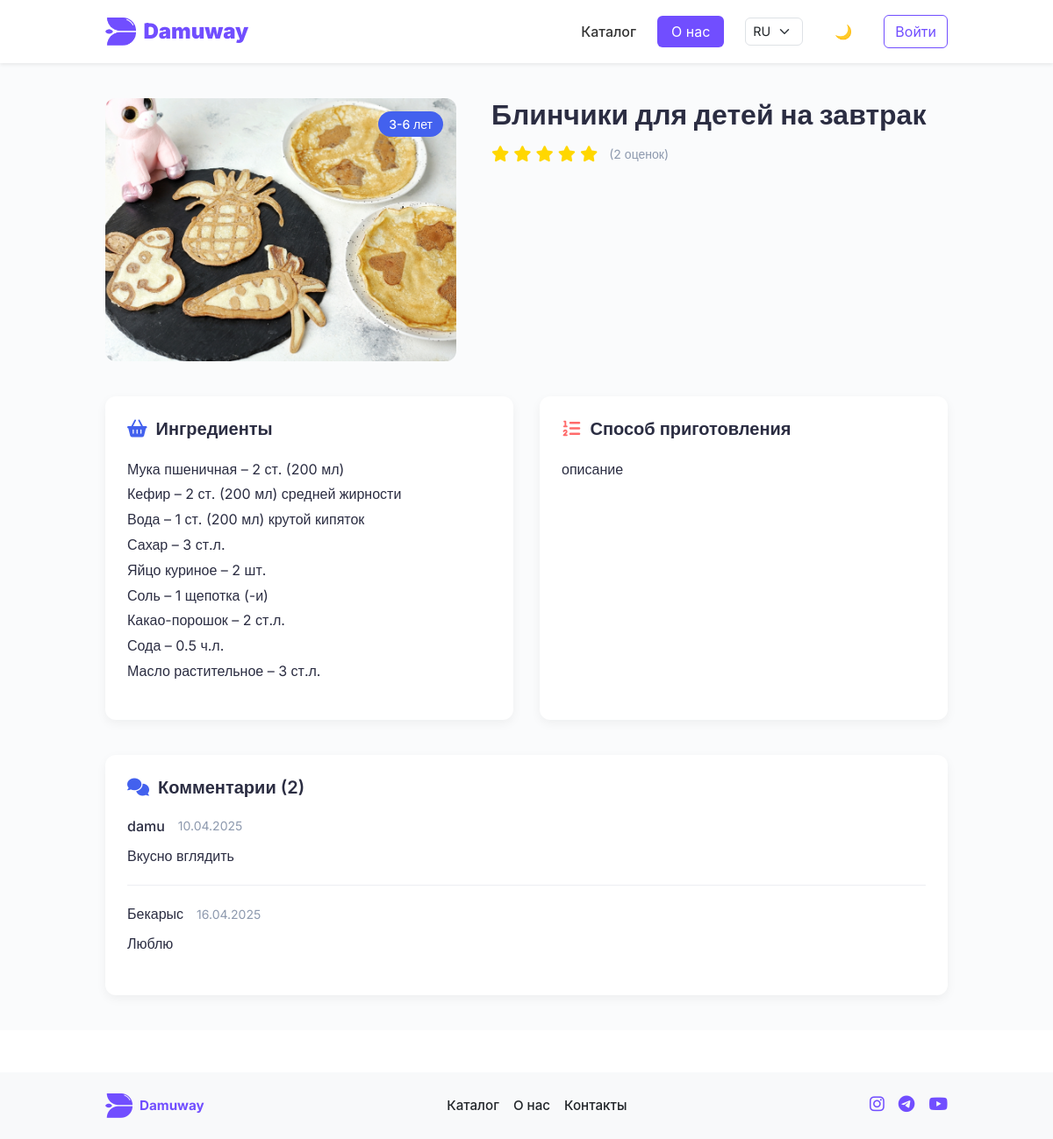
Page /ru/recipe/1/ on the committed database.
### apps/recipe/models.py (models this page shows, shortened)
class Recipe(models.Model):
    AGE_GROUPS = [
        ('0-6', '0-6 месяцев'),
        ('6-12', '6-12 месяцев'),
        ('1-3', '1-3 года'),
        ('3-6', '3-6 лет'),
        ('6+', '6+ лет'),
    ]
    title = models.CharField(max_length=200, verbose_name=_("Название"))
    age_group = models.CharField(
        max_length=10,
        choices=AGE_GROUPS,
        verbose_name=_("Возрастная группа"),
        default='1-3',
    )
    ingredients = models.TextField(verbose_name=_("Ингредиенты"))
    instructions = models.TextField(verbose_name=_("Способ приготовления"))
    image = models.ImageField(
        upload_to='recipes/',
        blank=True,
        null=True,
        verbose_name=_("Изображение (файл)"),
    )
    image_url = models.URLField(
        blank=True,
        null=True,
        verbose_name=_("Изображение (ссылка)"),
    )
    average_rating = models.FloatField(default=0, verbose_name=_("Средний рейтинг"))
    created_at = models.DateTimeField(auto_now_add=True)
    updated_at = models.DateTimeField(auto_now=True)
    def get_image(self):
        if self.image and hasattr(self.image, 'url'):
            return self.image.url
        return self.image_url or "/static/images/default_recipe.png"

class Comment(models.Model):
    recipe = models.ForeignKey(
        Recipe,
        on_delete=CASCADE,
        related_name="comments",
        verbose_name=_("Рецепт"),
    )
    user = models.ForeignKey(
        get_user_model(),
        on_delete=CASCADE,
        related_name='comments_recipe',
    )
    text = models.TextField(verbose_name=_("Комментарий"))
    created_at = models.DateTimeField(auto_now_add=True, verbose_name=_("Дата добавления"))

### user/models.py (models this page shows)
class CustomUser(AbstractUser):
    email = models.EmailField(unique=True)
    pass

### apps/recipe/views.py (the view)
# urls.py: path('<int:pk>/', views.recipe_detail, name='recipe_detail'),
def recipe_detail(request, pk):
    recipe = get_object_or_404(Recipe, pk=pk)
    comments = recipe.comments.all()
    user_rating = None
    if request.user.is_authenticated:
        user_rating = Rating.objects.filter(recipe=recipe, user=request.user).first()
    if request.method == 'POST':
        if 'comment_submit' in request.POST:
            comment_form = CommentForm(request.POST)
            if comment_form.is_valid():
                comment = comment_form.save(commit=False)
                comment.recipe = recipe
                comment.user = request.user
                comment.save()
                messages.success(request, 'Комментарий добавлен!')
                return redirect('recipe_detail', pk=pk)
        elif 'rating_submit' in request.POST and request.user.is_authenticated:
            rating_form = RatingForm(request.POST)
            if rating_form.is_valid():
                rating, created = Rating.objects.update_or_create(
                    recipe=recipe,
                    user=request.user,
                    defaults={'value': rating_form.cleaned_data['value']}
                )
                recipe.average_rating = recipe.ratings.aggregate(models.Avg('value'))['value__avg'] or 0
                recipe.save()
                messages.success(request, 'Оценка сохранена!')
                return redirect('recipe_detail', pk=pk)
    else:
        comment_form = CommentForm()
        rating_form = RatingForm(initial={'value': user_rating.value} if user_rating else None)
    context = {
        'recipe': recipe,
        'comments': comments,
        'comment_form': comment_form,
        'rating_form': rating_form,
        'user_rating': user_rating,
    }
    return render(request, 'recipe/recipe_detail.html', context)

### apps/recipe/forms.py
class CommentForm(forms.ModelForm):
    class Meta:
        model = Comment
        fields = ['text']
        widgets = {
            'text': forms.Textarea(attrs={'rows': 3, 'class': 'form-control'}),
        }

class RatingForm(forms.ModelForm):
    class Meta:
        model = Rating
        fields = ['value']
        widgets = {
            'value': forms.NumberInput(attrs={'min': 1, 'max': 5, 'class': 'form-control'}),
        }

### templates/recipe/recipe_detail.html (shortened to what this page needs)
{% extends 'base.html' %}
{% load static %}
{% block extra_css %}
<link rel="stylesheet" href="{% static 'css/recipe/recipe_detail.css' %}">
<link rel="stylesheet" href="https://cdnjs.cloudflare.com/ajax/libs/font-awesome/6.0.0/css/all.min.css">
{% endblock %}
{% block content %}
<div class="recipe-detail-page">
    <div class="container">
        <div class="recipe-header">
            <div class="recipe-image">
                <img src="{{ recipe.get_image }}" alt="{{ recipe.title }}">
                <span class="age-badge">{{ recipe.get_age_group_display }}</span>
            </div>
            <div class="recipe-info">
                <h1>{{ recipe.title }}</h1>
                <div class="recipe-meta">
                    <div class="rating">
                        {% for i in "12345" %}
                        <i class="fas fa-star{% if forloop.counter <= recipe.average_rating %} filled{% endif %}"></i>
                        {% endfor %}
                        <span>({{ recipe.ratings.count }} оценок)</span>
                    </div>
                </div>
            </div>
        </div>
        <div class="recipe-content">
            <div class="ingredients-section">
                <h2><i class="fas fa-shopping-basket"></i> Ингредиенты</h2>
                <div class="ingredients-content">
                    {{ recipe.ingredients|linebreaks }}
                </div>
            </div>
            <div class="instructions-section">
                <h2><i class="fas fa-list-ol"></i> Способ приготовления</h2>
                <div class="instructions-content">
                    {{ recipe.instructions|linebreaks }}
                </div>
            </div>
        </div>
        <div class="comments-section">
            <h2><i class="fas fa-comments"></i> Комментарии ({{ comments.count }})</h2>
            <div class="comments-list">
                {% for comment in comments %}
                <div class="comment">
                    <div class="comment-header">
                        <div class="user-info">
                            <span class="username">{{ comment.user.username }}</span>
                            <span class="date">{{ comment.created_at|date:"d.m.Y" }}</span>
                        </div>
                    </div>
                    <div class="comment-text">
                        {{ comment.text }}
                    </div>
                </div>
                {% empty %}
                <p class="no-comments">Пока нет комментариев. Будьте первым!</p>
                {% endfor %}
            </div>
        </div>
    </div>
</div>
{% endblock %}

### static/css/navbar_footer.css (style rules this page uses)
:root { --main-color: #714EFF; --transition: all 0.3s ease; }

### static/css/recipe/recipe_detail.css (style rules this page uses)
:root { --primary: #4361EE; --primary-light: #F3F4FF; --secondary: #3F37C9; --accent: #FF6B6B; --text: #2B2D42; --text-light: #8D99AE; --border: #EDEEF2; --background: #FAFBFC; --white: #FFFFFF; --star-filled: #FFD700; --star-empty: #E0E0E0; }
.recipe-detail-page { padding: 40px 0; background-color: var(--background); font-family: 'Inter', sans-serif; }
.container { max-width: 1000px; margin: 0 auto; padding: 0 20px; }
.recipe-header { display: flex; gap: 40px; margin-bottom: 40px; }
.recipe-image { width: 400px; height: 300px; border-radius: 12px; overflow: hidden; position: relative; flex-shrink: 0; }
.recipe-image img { width: 100%; height: 100%; object-fit: cover; }
.age-badge { position: absolute; top: 15px; right: 15px; background-color: var(--primary); color: var(--white); padding: 4px 12px; border-radius: 20px; font-size: 14px; font-weight: 500; }
.recipe-info { flex: 1; }
.recipe-info h1 { font-size: 32px; font-weight: 700; color: var(--text); margin-bottom: 15px; }
.recipe-meta { margin-bottom: 20px; }
.rating { display: flex; align-items: center; gap: 5px; }
.rating i { font-size: 18px; color: var(--star-filled); }
.rating span { font-size: 14px; color: var(--text-light); margin-left: 8px; }
.recipe-content { display: grid; grid-template-columns: 1fr 1fr; gap: 30px; margin-bottom: 40px; }
.ingredients-section, .instructions-section { background-color: var(--white); border-radius: 12px; padding: 25px; box-shadow: 0 4px 12px rgba(0, 0, 0, 0.05); }
.ingredients-section h2, .instructions-section h2 { font-size: 20px; font-weight: 600; color: var(--text); margin-bottom: 20px; display: flex; align-items: center; gap: 10px; }
.ingredients-section h2 i { color: var(--primary); }
.instructions-section h2 i { color: var(--accent); }
.ingredients-content, .instructions-content { line-height: 1.8; color: var(--text); }
.comments-section { background-color: var(--white); border-radius: 12px; padding: 25px; box-shadow: 0 4px 12px rgba(0, 0, 0, 0.05); }
.comments-section h2 { font-size: 20px; font-weight: 600; color: var(--text); margin-bottom: 20px; display: flex; align-items: center; gap: 10px; }
.comments-section h2 i { color: var(--primary); }
.comments-list { display: flex; flex-direction: column; gap: 20px; }
.comment { border-bottom: 1px solid var(--border); padding-bottom: 20px; }
.comment:last-child { border-bottom: none; }
.comment-header { display: flex; justify-content: space-between; margin-bottom: 10px; }
.user-info { display: flex; align-items: center; gap: 15px; }
.username { font-weight: 500; color: var(--text); }
.date { font-size: 14px; color: var(--text-light); }
.comment-text { line-height: 1.6; color: var(--text); }

### templates/base.html (style rules this page uses)
:root { --font-main: 'Inter', -apple-system, sans-serif; --main-color: #714EFF; }
body { font-family: var(--font-main); -webkit-font-smoothing: antialiased; transition: background-color 0.3s ease, color 0.3s ease; }

### rows in the picture
Recipe: get_image (picture), age_group "3-6 лет", title "Блинчики для детей на завтрак", ratings.count "2", ingredients "Мука пшеничная – 2 ст. (200 мл) Кефир – 2 ст. (200 мл) средней жирности Вода – 1 ст. (200 мл) крутой кипяток Сахар – 3 ст.л. Яйцо куриное – 2 шт. Соль – 1 щепотка (-и) Какао-порошок – 2 ст.л. Сода – 0.5 ч.л. Масло растительное – 3 ст.л.", instructions "описание", count "2"
Comment: user.username "damu", created_at "10.04.2025", text "Вкусно вглядить"
Comment: user.username "Бекарыс", created_at "16.04.2025", text "Люблю"
